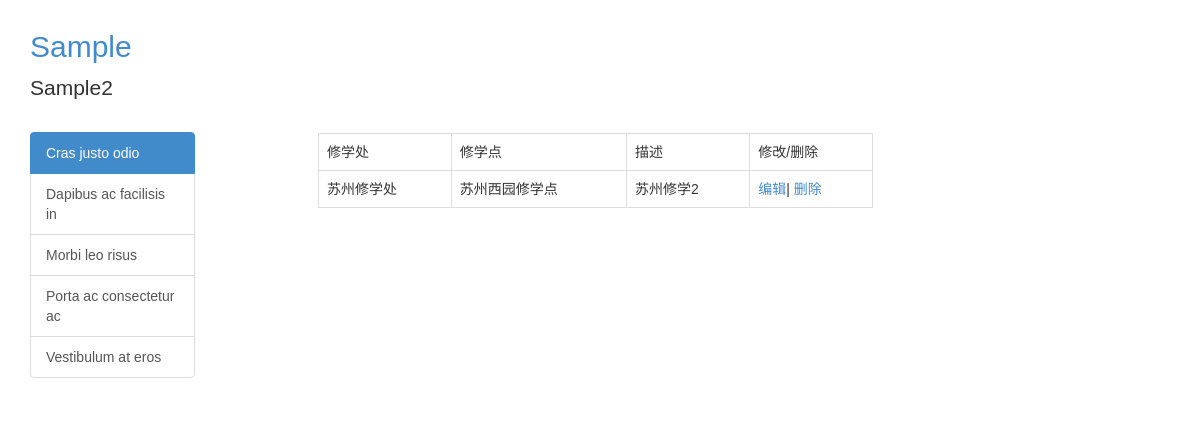
The app's page /admin/department/list (signed in), older data.
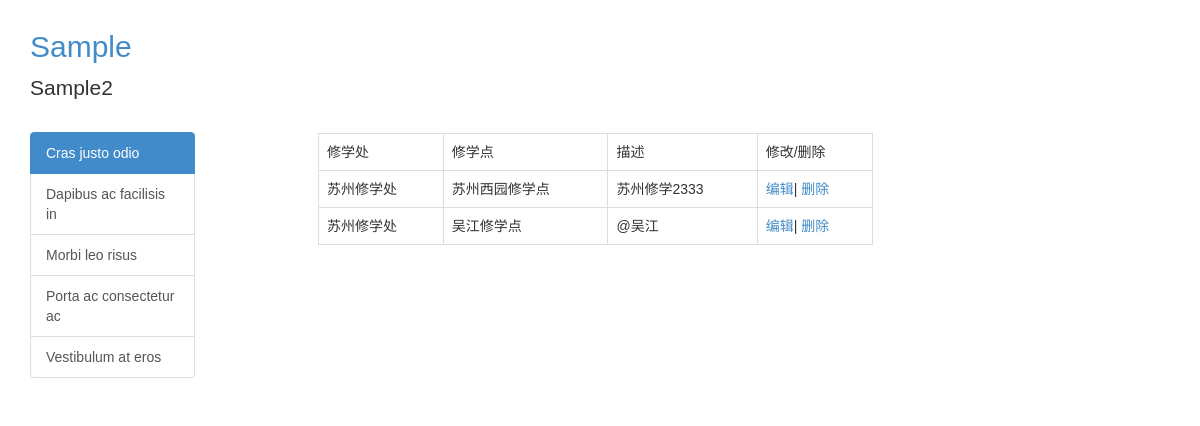
The same page, newer data.
### putidms/models/org.py (models this page shows, shortened)
class Department(db.Model):
    __tablename__ = 'departments'
    id = db.Column(db.Integer, primary_key=True, autoincrement=True)
    division_id = db.Column(db.Integer, db.ForeignKey('divisions.id'))
    name = db.Column(db.String(255), index=True, unique=True, nullable=False)
    desc = db.Column(db.Text)
    create_time = db.Column(db.DateTime, default=datetime.utcnow)
    update_user = db.Column(db.Integer)
    update_time = db.Column(db.DateTime, default=datetime.utcnow)
    classes = db.relationship('Class', backref='department', lazy='dynamic')

class Division(db.Model):
    __tablename__ = 'divisions'
    id = db.Column(db.Integer, primary_key=True, autoincrement=True)
    name = db.Column(db.String(255), index=True, unique=True, nullable=False)
    desc = db.Column(db.Text)
    create_time = db.Column(db.DateTime, default=datetime.utcnow)
    update_user = db.Column(db.Integer)
    update_time = db.Column(db.DateTime, default=datetime.utcnow)
    departments = db.relationship('Department', backref='division', lazy='dynamic')

### putidms/admin/views.py (the view)
@mod.route('/department/list')
@admin_required
def department_list():
    depts = Department.query.all()
    return render_template('admin/department_list.html', depts=depts)

### putidms/models/user.py (called while the page is built)
    def can(self, permissions):
        return self.role is not None and (self.role.permissions | permissions) == permissions

    @staticmethod
    @login_manager.user_loader
    def load_user(user_id):
        return User.query.get(int(user_id))

### putidms/templates/admin/department_list.html
{% extends 'base.html' %}
{% from "_macros.html" import render_field, render_submit_field %}
{% block content %}
{% if depts %}
<div class="row">
    <div class="col-md-offset-1 col-md-8">
        <table class="table table-bordered">
            <tr>
                <td>修学处</td>
                <td>修学点</td>
                <td>描述</td>
                <td>修改/删除</td>
            </tr>
            {% for dept in depts %}
            <tr>
                <td>{{ dept.division.name }}</td>
                <td>{{ dept.name }}</td>
                <td>{{ dept.desc }}</td>
                <td>
                    <a href="{{ url_for('admin.department_edit',id=dept.id) }}">编辑</a>|
                    <a href="{{ url_for('admin.department_delete',id=dept.id) }}">删除</a>
                </td>
            </tr>
            {% endfor %}
        </table>
    </div>
</div>
{% endif %}
{% endblock %}

### putidms/templates/base.html (shortened to what this page needs)
<!DOCTYPE html>
<html lang="en">
<head>
    {% block css %}
    <link href="{{ url_for('static', filename='bootstrap/css/bootstrap.min.css') }}" rel="stylesheet"
          type="text/css"/>
    <link href="{{ url_for('static', filename='css/common.css') }}" rel="stylesheet" type="text/css"/>
    {% endblock %}
</head>
<body>
<header>
    <div class='header-top'>
        <div class="container">
            <h2 class="putidms-title"><a href="{{ url_for('main.index') }}">Sample</a></h2>
            <p class="lead signature">Sample2</p>
        </div>
    </div>
</header>
<div class="container">
    <div class="row" id="content2">
        <div class="col-md-2">
            {% block sidebar %}
            <div class="list-group">
                <a href="#" class="list-group-item active">
                    Cras justo odio
                </a>
                <a href="#" class="list-group-item">Dapibus ac facilisis in</a>
                <a href="#" class="list-group-item">Morbi leo risus</a>
                <a href="#" class="list-group-item">Porta ac consectetur ac</a>
                <a href="#" class="list-group-item">Vestibulum at eros</a>
            </div>
            {% endblock %}
        </div>
        <div class="col-md-9" style="margin-left: 20px">
            <div class="row">
                <div class="col-md-12">
                </div>
            </div>
            <div class="row">
                <div class="col-md-12">
                    {% block content %}{% endblock %}
                </div>
            </div>
        </div>
    </div>
</div>
</body>
</html>

### putidms/static/css/common.css (style rules this page uses)
.container { margin-top: 10px; }
.putidms-title a { text-decoration: none; }

Row changes from the older to the newer data that the page shows:
changed Department "苏州西园修学点": desc "苏州修学2" → "苏州修学2333"
added Department: division.name "苏州修学处", name "吴江修学点", desc "@吴江"
